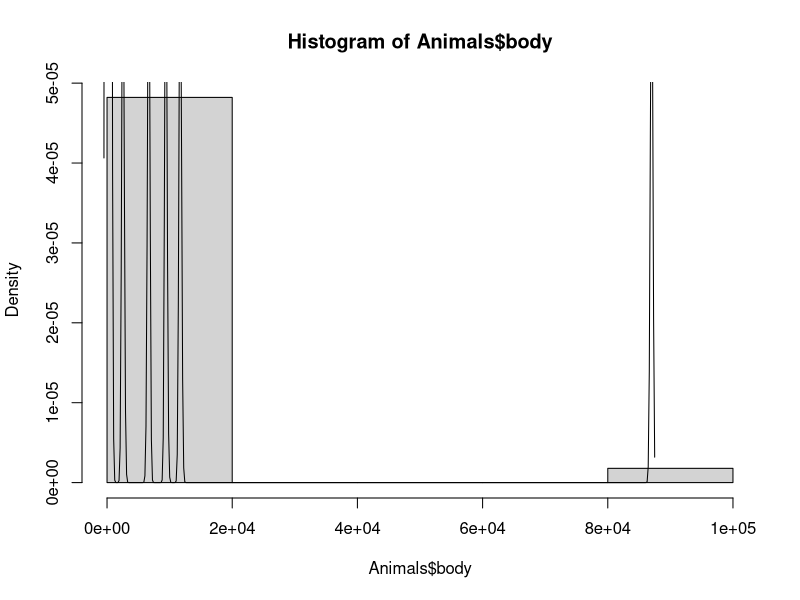
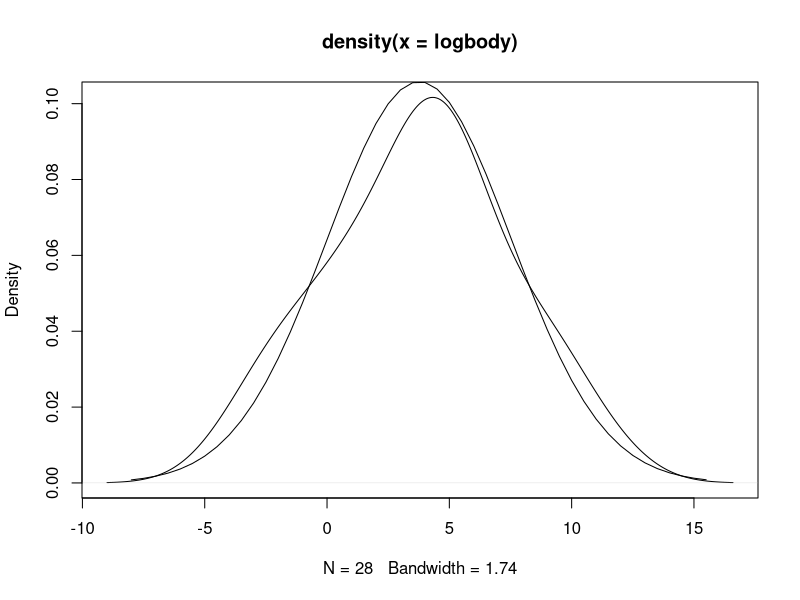

These figures' R source, in order:
#2 
library(MASS)
hist(Animals$body,prob=TRUE)
lines(density(Animals$body,lwd=2,col="chocolate3")) 

#(a)
logbody<-log(Animals$body)
plot(density(logbody)) 

#(b) 
Mean<-mean(logbody)
Standard_Deviation<-sd(logbody)
xval <- pretty(c(Mean - 3 * Standard_Deviation, Mean + 3 * Standard_Deviation), 50)
lines(xval, dnorm(xval, mean = Mean, sd = Standard_Deviation))

